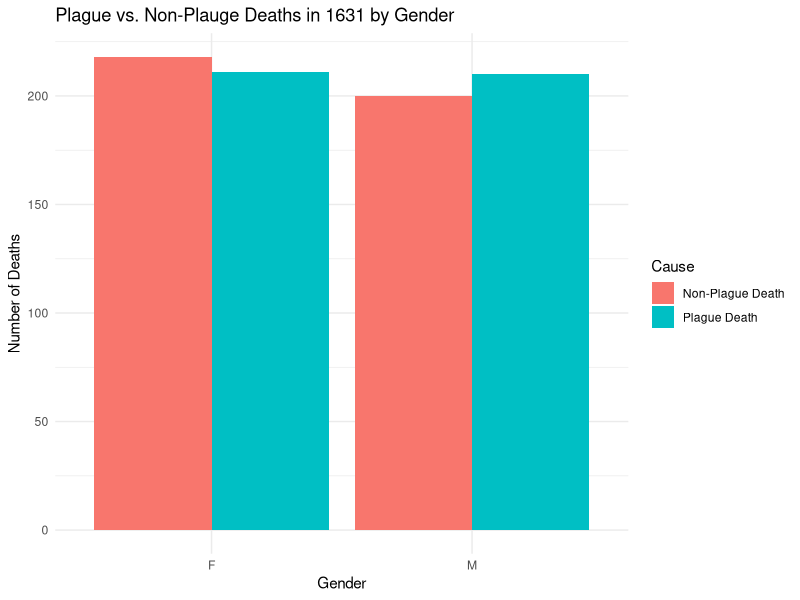

Generate this figure with R: (Note: this script raises an error after producing the figure.)
install.packages("dplyr")
install.packages("igraph")
library(tidyverse)
library(readr)
library(dplyr)
library(stringr)
library(lubridate)
library(tidyr)
library(igraph)
library(ggplot2)
library(deSolve)

df_1631 <- read.csv("cleaned_plague_data_1631.csv")
names(df_1631) <- gsub("\\.", "_", names(df_1631))
head(df_1631)

#----BUILDING TABLES--------# 

## Gender vs. Cause of Death
gender_cause_table <- df_1631 %>%
  count(Sex, Type_of_Death) %>%
  pivot_wider(names_from = Type_of_Death, values_from = n, values_fill = 0)
print(gender_cause_table)

## Age vs. Cause of Death 
total_deaths_by_age <- df_1631 %>% 
  count(Age_Group, Type_of_Death) %>%
  pivot_wider(names_from = Type_of_Death, values_from = n, values_fill = 0)
print(total_deaths_by_age)

# Plague Deaths by Age
plague_by_age <- total_deaths_by_age %>%
  select(Age_Group, `Plague Death`) 
print(plague_by_age)

## Plague Deaths By Gender and Age
plague_groups <- df_1631 %>%
  filter(Type_of_Death == "Plague Death") %>%
  count(Sex, Age_Group) %>%
  pivot_wider(names_from = Age_Group, values_from = n, values_fill = 0)
print(plague_groups)

## Daily Deaths
daily_plague <- df_1631 %>%
  count(Date, name = "plague_deaths") %>%
  arrange(Date)
print(daily_plague)

#----- VISUAL ANAYLSIS-----

# Types of Deaths by Gender
death_by_gender <- df_1631 %>%
  count(Sex, Type_of_Death) %>%
  ggplot(aes(x = Sex, y = n , fill = Type_of_Death)) +
  geom_bar(stat = "identity", position = "dodge") +
  labs(
    title = "Plague vs. Non-Plauge Deaths in 1631 by Gender",
    x = "Gender" ,
    y = "Number of Deaths",
    fill = "Cause"
  ) +
  theme_minimal()
print(death_by_gender)

# Male vs. Female Plague Deaths
plague_death_by_gender <- sex_cause_table %>%
  ggplot(aes(x = Sex, y = `Plague Death`, fill = Sex)) +
  geom_bar(stat = "identity", position = "dodge") +
  labs(
    title = "1631 Plague-Deaths by Gender",
    x = "Gender" ,
    y = "Number of Plague-Deaths",
    fill = "Cause"
  ) +
  theme_minimal()
print(plague_death_by_gender)

# Plague Deaths vs. Age 
plague_deaths_by_age <- plague_by_age %>%
  ggplot(aes(x = Age_Group, y = `Plague Death`, fill = Age_Group)) +
  geom_bar(stat = "identity", position = "dodge") +
  labs(
    title = "1631 Plague-Deaths by Age",
    x = "Age" ,
    y = "Number of Plague-Deaths",
    fill = "Cause"
  ) +
  theme_minimal()
print(plague_deaths_by_age)


# Plague Deaths by Age vs.Gender
plague_by_age_and_gender <- plague_groups %>%
  pivot_longer(
    cols = -Sex,
    names_to = "age_group",
    values_to = "n"
  )

ggplot(plague_by_age_and_gender, aes(x = age_group, y = n, fill = Sex)) +
  geom_bar(stat = "identity", position = "dodge") +
  labs(
    title = "Plague Deaths by Gender and Age",
    x = "Age Group",
    y = "Number of Plague Deaths",
    fill = "Sex"
  ) +
  theme_minimal()


#-----NETWORK MODEL--------
# Nodes = people
# Edge = two people died within k days of each other
# Restricting to plague deaths makes the network more focused

# Filtered df
network_df_1631 <- df_1631 %>%
  filter(!is.na(Date), Sex != "Unknown", Plague_Flag == 1, Afflicted_Time__Days != "Unkown") %>%
  mutate(person_id = row_number())
head(network_df_1631)
network_df_1631 <- network_df_1631 %>%
  mutate(Date = as.Date(Date))

#Time Window: 8 days 
k <- 8

# Creating Edges 
edges <- network_df_1631 %>%
  select(person_id, Date) %>%
  cross_join(
    network_df_1631 %>% select(person_id, Date),
    suffix = c("_from", "_to")
  ) %>%
  filter(person_id_from < person_id_to) %>%
  mutate(day_diff = abs(as.integer(Date_from - Date_to))) %>%
  filter(day_diff <= k)

# Calculate Edge Weight
g <- graph_from_data_frame(edges, directed = FALSE)
avg_degree <- mean(degree(g))
N_t = 440 + 419
avg_degree
# New Beta Term
alpha <- 2
beta_net <- beta_0 * (1 + alpha * avg_degree / N_t)
beta_net

#----------NEW SIR MODEL-----------------##
# Modified SIR Model
sir_model <- function(time, state, parameters) {
  with(as.list(c(state, parameters)), {
    N <- S + I + R                  
    dS <- -beta_net * S * I / N
    dI <-  beta_net * S * I / N - gamma * I
    dR <-  gamma * I
    
    list(c(dS, dI, dR))
  })
}

# Assign Initial Values and Parameters##
parameters_values <- c(
  beta_net <- beta_net,      # This is where Beta will differ from original model     
  gamma <- 0.125
)
initial_values <- c(
  S = N_t - 1,        # Aussumed Population at Day 1 (using total deaths as population) in Venice At 1/03/1630
  I = 1,              # Number of People infected on 01/03/1630
  R = 0               # Number of Recovered People
)

time_values <- seq(0, 350, by = 10)     # Time span of Data in Days (1 year) Increments of 10 

## SIR Modeling 
sir_values <- ode(
  y = initial_values,
  times = time_values,
  func = sir_model,
  parms = parameters_values
)
sir_values
sir_values <- as.data.frame(sir_values)

## Plotting SIR Model 
matplot(sir_values$time, sir_values[, c("S", "I", "R")],
        type = "l", lty = 1, col = c("blue", "red", "green"),
        xlab = "Time (Days)", ylab = "Population in Venice")
legend("right", c("Susceptibles", "Infectious", "Recovered/Dead"),
       col = c("blue", "red", "green"), lty = 1, bty = "n")

## Isolating the Infectious Pupulation 
plot(sir_values$time, sir_values$I, type = "l", col = "red",
     xlab = "Time (Days)", ylab = "Infectious Population")

## R0 Value Calculation
(100000 + 1) * beta_net / 0.125
